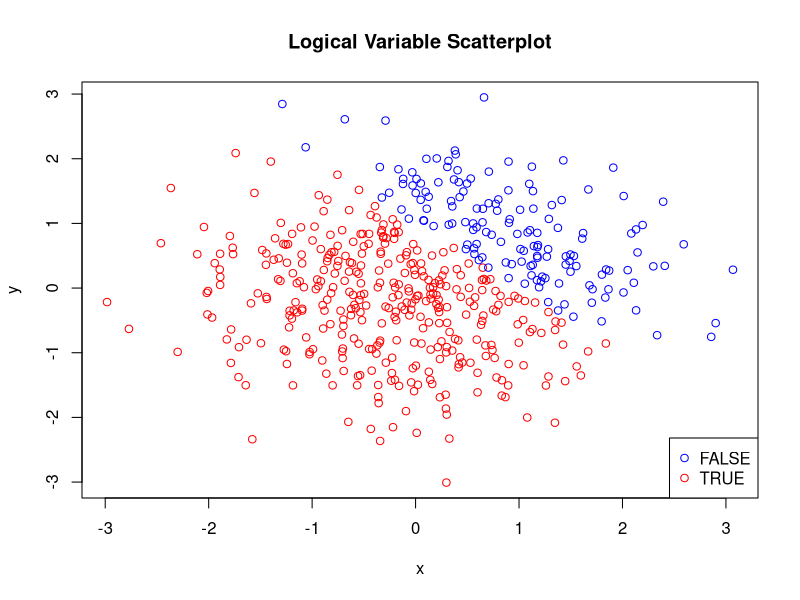
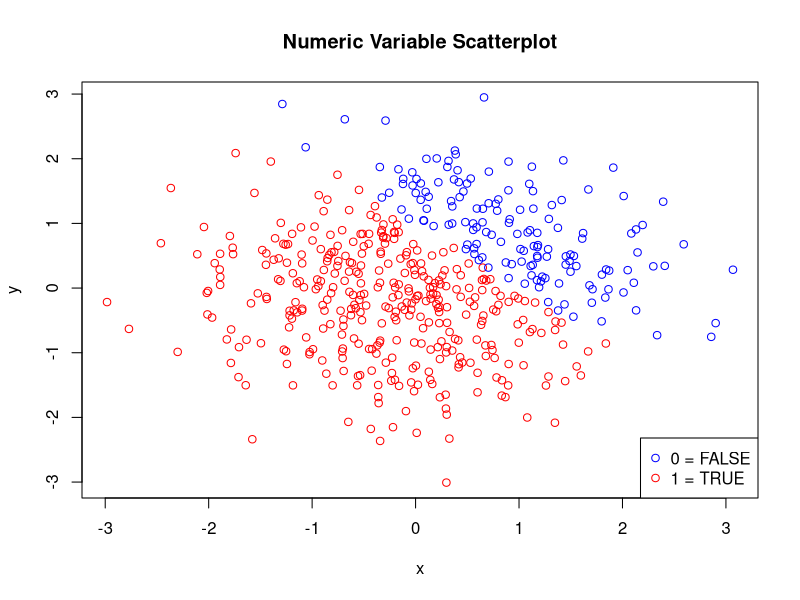
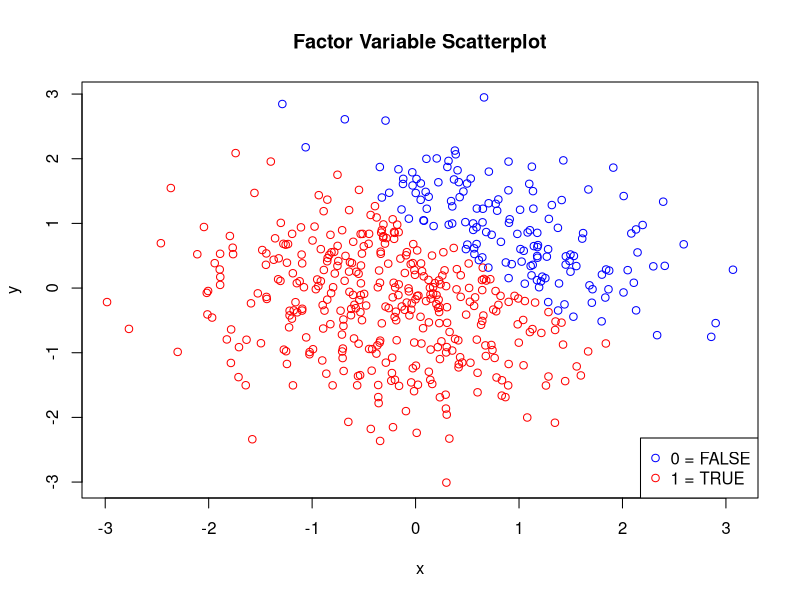

The R script that drew these images, in order:
## ---- chunk 1
library(tidyverse)
library(ggplot2)
## ---- chunk 2

#Data frame
df_1 = tibble(
  random_samp = rnorm(8),
  log_vec = random_samp > 0,
  char_vec = as.character("a","b","c","d","e","f","g","h"),
  fac_vec = factor(c("jazz","rock","blues","jazz","jazz","rock","blues","rock"))
)

#Take the mean of each variable
mean_random_samp = mean(pull(df_1, random_samp))
mean_log_vec = mean(pull(df_1, log_vec))
mean_char_vec = mean(pull(df_1, char_vec))
mean_fac_vec = mean(pull(df_1, fac_vec))

## ---- chunk 3

as.numeric(pull(df_1, log_vec)) * pull(df_1, random_samp)
as.factor(pull(df_1, log_vec)) * pull(df_1, random_samp)
as.numeric(as.factor(pull(df_1, log_vec))) * pull(df_1, random_samp)
## ---- chunk 4
#Data frame
df_2 = tibble(
  x = rnorm(500),
  y = rnorm(500),
  log_vec_2 = x + y > 1,
  num_vec_2 = as.numeric(log_vec_2),
  fac_vec_2 = as.factor(log_vec_2)
)

#mean, median and standard deviation of x
mean_x = mean(pull(df_2, x))
median_x = median(pull(df_2, x))
sd_x = sd(pull(df_2, x))

#Proportion of cases for which x+y>1
prop_case = mean(pull(df_2, log_vec_2))

## ---- chunk 5
with(df_2, plot(x, y, xlab = "x", ylab = "y", 
                         main = "Logical Variable Scatterplot", type = "n"))
with(subset(df_2, log_vec_2 == 'FALSE'), points(x, y, col = 'red'))        
with(subset(df_2, log_vec_2 == 'TRUE'), points(x, y, col = 'blue'))
legend("bottomright", pch = 1, col = c("blue","red"), 
       legend = c("FALSE","TRUE"))
## ---- chunk 6

with(df_2, plot(x, y, xlab = "x", ylab = "y", 
                         main = "Numeric Variable Scatterplot", type = "n"))
with(subset(df_2, num_vec_2 == '0'), points(x, y, col = 'red'))        
with(subset(df_2, num_vec_2 == '1'), points(x, y, col = 'blue'))
legend("bottomright", pch = 1, col = c("blue","red"), 
       legend = c("0 = FALSE","1 = TRUE"))
## ---- chunk 7
with(df_2, plot(x, y, xlab = "x", ylab = "y", 
                         main = "Factor Variable Scatterplot", type = "n"))
with(subset(df_2, fac_vec_2 == 'FALSE'), points(x, y, col = 'red'))        
with(subset(df_2, fac_vec_2 == 'TRUE'), points(x, y, col = 'blue'))
legend("bottomright", pch = 1, col = c("blue","red"), 
       legend = c("0 = FALSE","1 = TRUE"))
